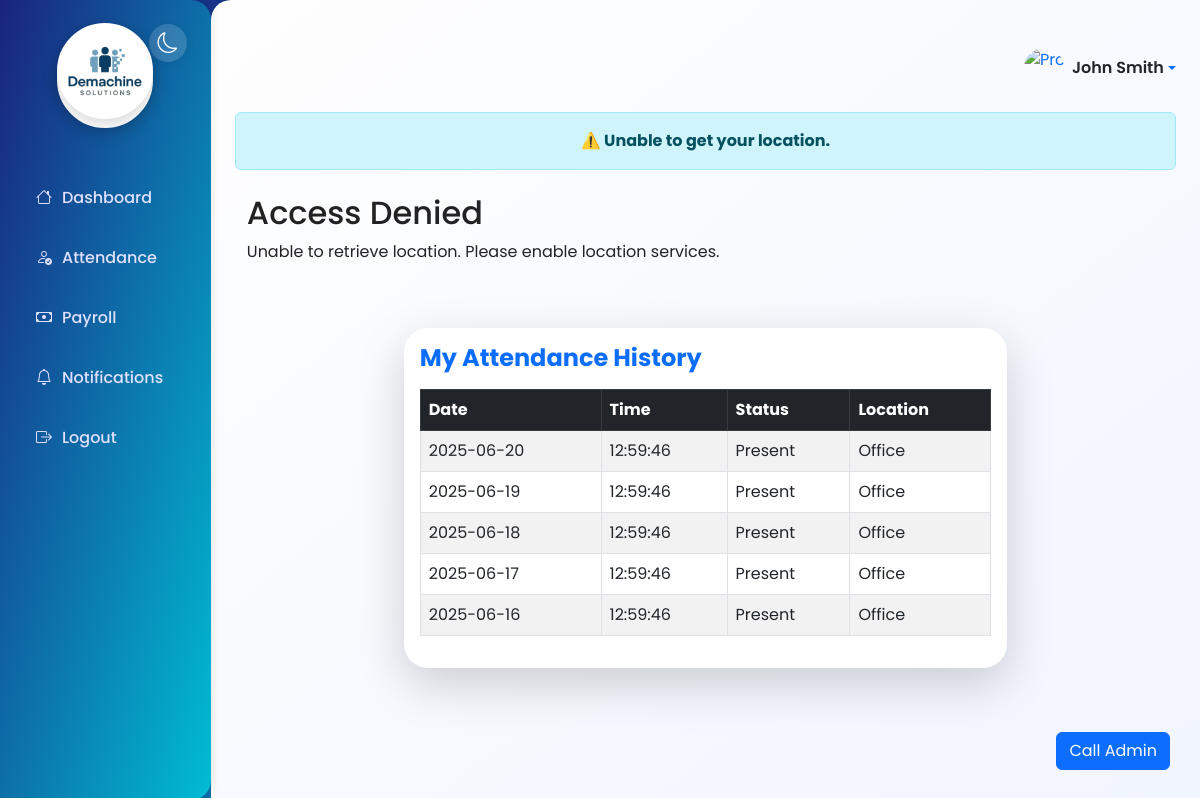
The page /attendance (signed in) on the database its author committed.
### models.py (models this page shows, shortened)
class User(db.Model, UserMixin):
    id = db.Column(db.Integer, primary_key=True)
    username = db.Column(db.String(80), unique=True, nullable=False)
    email = db.Column(db.String(120), unique=True, nullable=False)
    password_hash = db.Column(db.String(128), nullable=False)
    name = db.Column(db.String(100))
    phone = db.Column(db.String(20))
    role = db.Column(db.String(20), default='user')  # 'admin' or 'user'
    is_active = db.Column(db.Boolean, default=True)
    date_joined = db.Column(db.DateTime, default=datetime.utcnow)
    face_encoding = db.Column(db.PickleType)  # Store face encoding as binary
    profile_picture = db.Column(db.String(255))  # Filename of profile picture
    email_notifications = db.Column(db.Boolean, default=True)
    sms_notifications = db.Column(db.Boolean, default=False)
    is_verified = db.Column(db.Boolean, default=False)
    attendances = db.relationship('Attendance', backref='user', lazy=True)
    leaves = db.relationship('LeaveRequest', backref='user', lazy=True)
    payrolls = db.relationship('Payroll', backref='user', lazy=True)
    notifications = db.relationship('Notification', backref='user', lazy=True)

class Attendance(db.Model):
    id = db.Column(db.Integer, primary_key=True)
    user_id = db.Column(db.Integer, db.ForeignKey('user.id'), nullable=False)
    timestamp = db.Column(db.DateTime, default=datetime.utcnow)
    status = db.Column(db.String(20), default='Present')
    location = db.Column(db.String(200))

### app.py (the view)
@app.route('/attendance')
@login_required
def attendance():
    my_attendance = Attendance.query.filter_by(user_id=current_user.id).order_by(Attendance.timestamp.desc()).all()
    return render_template('attendance.html', my_attendance=my_attendance)

### app.py (called while the page is built)
@login_manager.user_loader
def load_user(user_id):
    return User.query.get(int(user_id))

@app.before_request
def before_request():
    if current_user.is_authenticated:
        g.unread_notifications = Notification.query.filter_by(user_id=current_user.id, is_read=False).count()
    else:
        g.unread_notifications = 0

### templates/attendance.html (shortened to what this page needs)
{% extends "layout.html" %}
{% block content %}
<div id="locationStatus" class="alert alert-info text-center fw-bold mb-0">Checking your location...</div>
<div class="container py-4">
</div>
<div class="container py-4">
  <div class="row justify-content-center">
    <div class="col-lg-8">
      <div class="card shadow-lg border-0 mb-4" style="border-radius: 1.5rem;">
        <div class="card-body">
          <h4 class="fw-bold text-primary mb-3">My Attendance History</h4>
          <div class="table-responsive">
            <table class="table table-bordered table-striped align-middle">
              <thead class="table-dark">
                <tr>
                  <th>Date</th>
                  <th>Time</th>
                  <th>Status</th>
                  <th>Location</th>
                </tr>
              </thead>
              <tbody>
                {% for record in my_attendance %}
                <tr>
                  <td>{{ record.timestamp.strftime('%Y-%m-%d') }}</td>
                  <td>{{ record.timestamp.strftime('%H:%M:%S') }}</td>
                  <td>{{ record.status }}</td>
                  <td>{{ record.location or '-' }}</td>
                </tr>
                {% else %}
                <tr>
                  <td colspan="4" class="text-center">No attendance records found.</td>
                </tr>
                {% endfor %}
              </tbody>
            </table>
          </div>
        </div>
      </div>
    </div>
  </div>
</div>
{% endblock %}

### templates/layout.html (shortened to what this page needs)
<!DOCTYPE html>
<html lang="en">
<head>
    <link href="https://cdn.jsdelivr.net/npm/bootstrap@5.3.0/dist/css/bootstrap.min.css" rel="stylesheet">
    <link href="https://cdn.jsdelivr.net/npm/bootstrap-icons@1.10.5/font/bootstrap-icons.css" rel="stylesheet">
</head>
<body>
    <div class="d-flex">
        <div class="sidebar">
            <div class="brand" style="justify-content: center; text-align: center;">
                <div class="brand-logo" style="margin: 0 auto;">
                    <img src="{{ url_for('static', filename='images/Demachine solutions.png') }}" alt="Demachine solutions logo" style="width:96px; height:96px; object-fit:cover; border-radius:50%; border:4px solid #fff; box-shadow:0 4px 16px rgba(0,0,0,0.18); margin-bottom:18px; background:#fff;">
                </div>
            </div>
            <button class="theme-toggle" id="themeToggle" title="Toggle dark/light mode">
                <i class="bi bi-moon" id="themeIcon"></i>
            </button>
            <ul class="nav flex-column mt-4">
                {% if current_user.is_authenticated %}
                    <li class="nav-item"><a href="/dashboard" class="nav-link"><i class="bi bi-house"></i> Dashboard</a></li>
                    <li class="nav-item"><a href="/attendance" class="nav-link"><i class="bi bi-person-check"></i> Attendance</a></li>
                    <li class="nav-item"><a href="/payroll" class="nav-link"><i class="bi bi-cash"></i> Payroll</a></li>
                    <li class="nav-item"><a href="/notifications" class="nav-link"><i class="bi bi-bell"></i> Notifications
                    </a></li>
                    <li class="nav-item"><a href="/logout" class="nav-link"><i class="bi bi-box-arrow-right"></i> Logout</a></li>
                {% else %}
                    <li class="nav-item"><a href="/login" class="nav-link"><i class="bi bi-box-arrow-in-right"></i> Login</a></li>
                {% endif %}
            </ul>
        </div>
        <div class="main-content">
            <div class="d-flex justify-content-end align-items-center mb-3" style="min-height:56px;">
                <div class="dropdown">
                    <a href="#" class="d-flex align-items-center text-decoration-none dropdown-toggle" id="profileDropdown" data-bs-toggle="dropdown" aria-expanded="false">
                        {% if current_user.profile_picture %}
                            <img src="{{ url_for('static', filename='images/profiles/' + current_user.profile_picture) }}" alt="Profile" class="rounded-circle me-2" style="width:40px; height:40px; object-fit:cover;">
                        {% else %}
                            <img src="{{ url_for('static', filename='images/default_avatar.png') }}" alt="Profile" class="rounded-circle me-2" style="width:40px; height:40px; object-fit:cover;">
                        {% endif %}
                        <span class="fw-semibold text-dark">{{ current_user.name or current_user.username }}</span>
                    </a>
                </div>
            </div>
            {% block content %}{% endblock %}
        </div>
    </div>
    {% if current_user.is_authenticated and current_user.role != 'admin' %}
      <button onclick="callAdmin()" class="btn btn-primary" style="position:fixed;bottom:30px;right:30px;z-index:9999;">Call Admin</button>
    {% endif %}
</body>
</html>

### templates/layout.html (style rules this page uses)
:root { --primary: #1a237e; --secondary: #00bcd4; --accent: #ff9800; --bg-light: #f4f8fb; --bg-dark: #232a3b; --sidebar-width: 250px; }
html, body { min-height: 100vh; font-family: 'Poppins', Arial, sans-serif; background: linear-gradient(135deg, var(--primary) 0%, var(--secondary) 100%); color: #222; }
.sidebar { background: linear-gradient(to bottom right, var(--primary), var(--secondary)); color: #fff; width: var(--sidebar-width); min-height: 100vh; padding: 32px 18px 18px 18px; box-shadow: 2px 0 8px rgba(0,0,0,0.08); border-top-right-radius: 20px; border-bottom-right-radius: 20px; position: relative; }
.sidebar .brand { display: flex; align-items: center; margin-bottom: 2.5rem; justify-content: center; text-align: center; }
.sidebar .brand-logo { width: 96px; height: 96px; border-radius: 50%; border: 4px solid #fff; box-shadow: 0 4px 16px rgba(0,0,0,0.18); margin-bottom: 18px; background: #fff; display: flex; align-items: center; justify-content: center; font-size: 2rem; font-weight: 700; color: #fff; margin-right: 1rem; }
.sidebar .nav-link { color: #e0e0ff; font-weight: 500; padding: 12px 18px; margin: 6px 0; border-radius: 12px; display: flex; align-items: center; transition: background-color 0.3s, color 0.2s, transform 0.2s; }
.sidebar .nav-link i { margin-right: 10px; }
.theme-toggle { position: absolute; top: 1.5rem; right: 1.5rem; background: rgba(255,255,255,0.15); border-radius: 50%; border: none; width: 38px; height: 38px; display: flex; align-items: center; justify-content: center; font-size: 1.3rem; color: #fff; box-shadow: 0 2px 8px rgba(0,0,0,0.08); transition: background 0.2s; }
.main-content { padding: 40px 24px; width: 100%; background: linear-gradient(to bottom right, #fefefe, #f1f5ff); border-top-left-radius: 20px; min-height: 100vh; }

### rows shown on the page
User: name "John Smith"
Attendance: timestamp "2025-06-20", timestamp "12:59:46", status "Present", location "Office"
Attendance: timestamp "2025-06-19", timestamp "12:59:46", status "Present", location "Office"
Attendance: timestamp "2025-06-18", timestamp "12:59:46", status "Present", location "Office"
Attendance: timestamp "2025-06-17", timestamp "12:59:46", status "Present", location "Office"
Attendance: timestamp "2025-06-16", timestamp "12:59:46", status "Present", location "Office"
